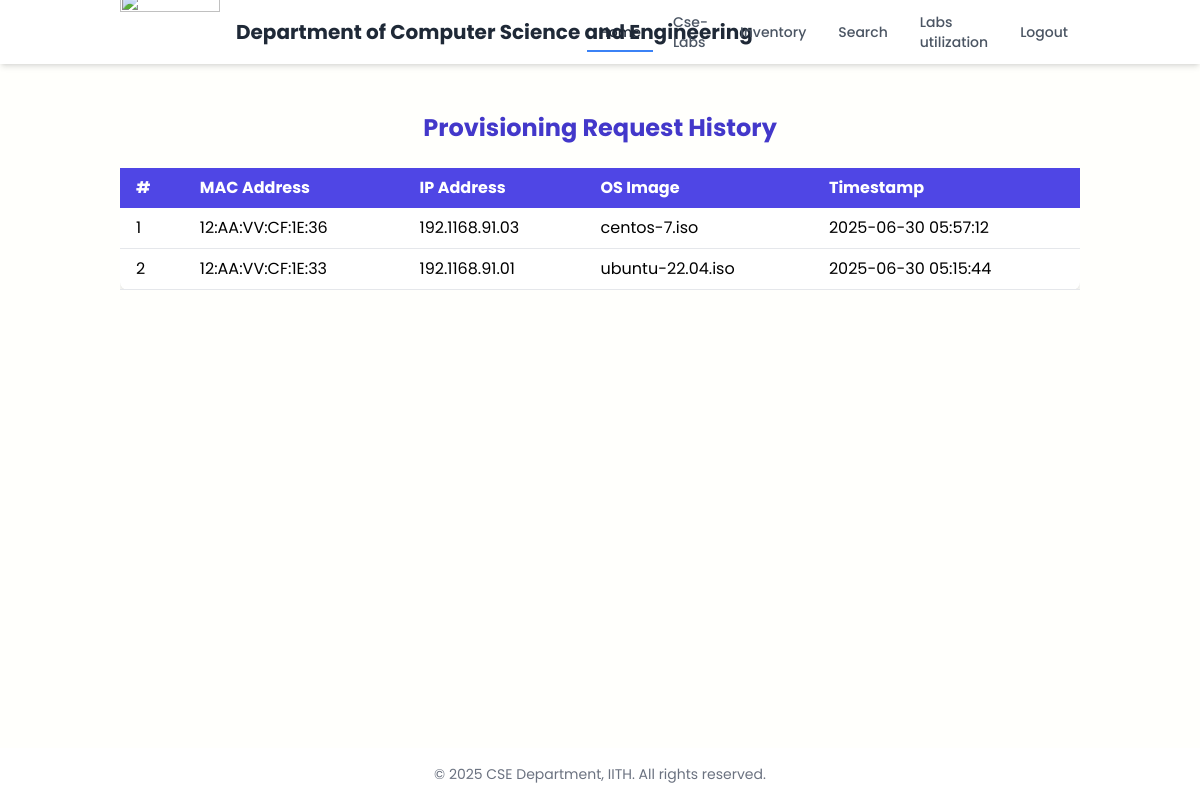
Screenshot of /provision_history with the database file from the repository.
### models.py (models this page shows)
class ProvisioningRequest(db.Model):
    id = db.Column(db.Integer, primary_key=True)
    mac_address = db.Column(db.String(32), nullable=False)
    ip_address = db.Column(db.String(32), nullable=False)
    os_image = db.Column(db.String(64), nullable=False)
    timestamp = db.Column(db.DateTime, default=datetime.utcnow)

### app.py (the view)
@app.route("/provision_history")
def provision_history():
    records = ProvisioningRequest.query.order_by(ProvisioningRequest.timestamp.desc()).all()
    return render_template("provision_history.html", records=records)

### templates/provision_history.html (shortened to what this page needs)
{% extends "login_home.html" %}
{% block content %}
<div class="container mt-6 px-4">
  <h2 class="text-2xl font-bold text-center mb-6 text-indigo-700">Provisioning Request History</h2>
  {% if records %}
    <div class="overflow-x-auto">
      <table class="table-auto min-w-full bg-white rounded-lg shadow-md">
        <thead class="bg-indigo-600 text-white">
          <tr>
            <th class="px-4 py-2 text-left">#</th>
            <th class="px-4 py-2 text-left">MAC Address</th>
            <th class="px-4 py-2 text-left">IP Address</th>
            <th class="px-4 py-2 text-left">OS Image</th>
            <th class="px-4 py-2 text-left">Timestamp</th>
          </tr>
        </thead>
        <tbody>
          {% for record in records %}
          <tr class="border-b hover:bg-gray-100">
            <td class="px-4 py-2">{{ loop.index }}</td>
            <td class="px-4 py-2">{{ record.mac_address }}</td>
            <td class="px-4 py-2">{{ record.ip_address }}</td>
            <td class="px-4 py-2">{{ record.os_image }}</td>
            <td class="px-4 py-2">{{ record.timestamp.strftime('%Y-%m-%d %H:%M:%S') }}</td>
          </tr>
          {% endfor %}
        </tbody>
      </table>
    </div>
  {% else %}
    <div class="text-center text-gray-600 mt-8">
      No provisioning records found.
    </div>
  {% endif %}
</div>
{% endblock %}

### templates/login_home.html (style rules this page uses)
body { font-family: 'Poppins', sans-serif; background-color: #fffffc; }

### rows the page displays
ProvisioningRequest: mac_address "12:AA:VV:CF:1E:36", ip_address "192.1168.91.03", os_image "centos-7.iso", timestamp "2025-06-30 05:57:12"
ProvisioningRequest: mac_address "12:AA:VV:CF:1E:33", ip_address "192.1168.91.01", os_image "ubuntu-22.04.iso", timestamp "2025-06-30 05:15:44"

### other values shown
{{ current_year or "2025" }} "2025"
